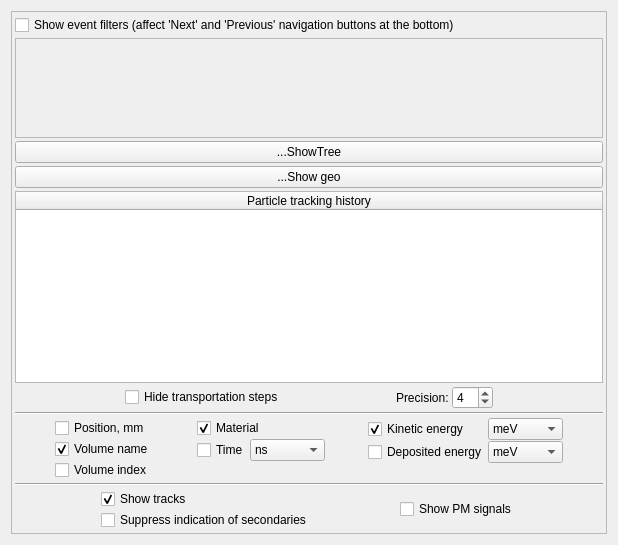
      <widget class="QWidget" name="tabEventViewer">
       <attribute name="title">
        <string>Event viewer</string>
       </attribute>
       <layout class="QVBoxLayout" name="verticalLayout_34">
        <item>
         <widget class="QFrame" name="frame_3">
          <property name="frameShape">
           <enum>QFrame::StyledPanel</enum>
          </property>
          <property name="frameShadow">
           <enum>QFrame::Raised</enum>
          </property>
          <layout class="QVBoxLayout" name="verticalLayout_10">
           <property name="spacing">
            <number>3</number>
           </property>
           <property name="leftMargin">
            <number>3</number>
           </property>
           <property name="topMargin">
            <number>3</number>
           </property>
           <property name="rightMargin">
            <number>3</number>
           </property>
           <property name="bottomMargin">
            <number>3</number>
           </property>
           <item>
            <widget class="QCheckBox" name="checkBox">
             <property name="text">
              <string>Show event filters (affect 'Next' and 'Previous' navigation buttons at the bottom)</string>
             </property>
            </widget>
           </item>
           <item>
            <widget class="QFrame" name="frEventFilters">
             <property name="minimumSize">
              <size>
               <width>0</width>
               <height>100</height>
              </size>
             </property>
             <property name="frameShape">
              <enum>QFrame::StyledPanel</enum>
             </property>
             <property name="frameShadow">
              <enum>QFrame::Raised</enum>
             </property>
            </widget>
           </item>
           <item>
            <widget class="QPushButton" name="pbEventView_ShowTree">
             <property name="text">
              <string>...ShowTree</string>
             </property>
            </widget>
           </item>
           <item>
            <widget class="QPushButton" name="pbEVgeo">
             <property name="text">
              <string>...Show geo</string>
             </property>
            </widget>
           </item>
           <item>
            <widget class="QTreeWidget" name="trwEventView">
             <column>
              <property name="text">
               <string>Particle tracking history</string>
              </property>
              <property name="textAlignment">
               <set>AlignCenter</set>
              </property>
             </column>
            </widget>
           </item>
           <item>
            <layout class="QHBoxLayout" name="horizontalLayout_28">
             <item>
              <spacer name="horizontalSpacer_35">
               <property name="orientation">
                <enum>Qt::Horizontal</enum>
               </property>
               <property name="sizeHint" stdset="0">
                <size>
                 <width>40</width>
                 <height>20</height>
                </size>
               </property>
              </spacer>
             </item>
             <item>
              <widget class="QCheckBox" name="cbEVhideTrans">
               <property name="text">
                <string>Hide transportation steps</string>
               </property>
              </widget>
             </item>
             <item>
              <spacer name="horizontalSpacer_34">
               <property name="orientation">
                <enum>Qt::Horizontal</enum>
               </property>
               <property name="sizeHint" stdset="0">
                <size>
                 <width>40</width>
                 <height>20</height>
                </size>
               </property>
              </spacer>
             </item>
             <item>
              <widget class="QLabel" name="label_27">
               <property name="text">
                <string>Precision:</string>
               </property>
              </widget>
             </item>
             <item>
              <widget class="QSpinBox" name="sbEVprecision">
               <property name="maximum">
                <number>15</number>
               </property>
               <property name="value">
                <number>4</number>
               </property>
              </widget>
             </item>
             <item>
              <spacer name="horizontalSpacer_33">
               <property name="orientation">
                <enum>Qt::Horizontal</enum>
               </property>
               <property name="sizeHint" stdset="0">
                <size>
                 <width>40</width>
                 <height>20</height>
                </size>
               </property>
              </spacer>
             </item>
            </layout>
           </item>
           <item>
            <widget class="Line" name="line">
             <property name="orientation">
              <enum>Qt::Horizontal</enum>
             </property>
            </widget>
           </item>
           <item>
            <layout class="QHBoxLayout" name="horizontalLayout_13">
             <item>
              <spacer name="horizontalSpacer_31">
               <property name="orientation">
                <enum>Qt::Horizontal</enum>
               </property>
               <property name="sizeHint" stdset="0">
                <size>
                 <width>40</width>
                 <height>20</height>
                </size>
               </property>
              </spacer>
             </item>
             <item>
              <layout class="QVBoxLayout" name="verticalLayout_7">
               <property name="spacing">
                <number>1</number>
               </property>
               <item>
                <widget class="QCheckBox" name="cbEVpos">
                 <property name="text">
                  <string>Position, mm</string>
                 </property>
                </widget>
               </item>
               <item>
                <widget class="QCheckBox" name="cbEVvol">
                 <property name="text">
                  <string>Volume name</string>
                 </property>
                 <property name="checked">
                  <bool>true</bool>
                 </property>
                </widget>
               </item>
               <item>
                <widget class="QCheckBox" name="cbEVvi">
                 <property name="text">
                  <string>Volume index</string>
                 </property>
                </widget>
               </item>
              </layout>
             </item>
             <item>
              <spacer name="horizontalSpacer_5">
               <property name="orientation">
                <enum>Qt::Horizontal</enum>
               </property>
               <property name="sizeHint" stdset="0">
                <size>
                 <width>40</width>
                 <height>20</height>
                </size>
               </property>
              </spacer>
             </item>
             <item>
              <layout class="QVBoxLayout" name="verticalLayout_8">
               <property name="spacing">
                <number>1</number>
               </property>
               <item>
                <widget class="QCheckBox" name="cbEVmat">
                 <property name="text">
                  <string>Material</string>
                 </property>
                 <property name="checked">
                  <bool>true</bool>
                 </property>
                </widget>
               </item>
               <item>
                <layout class="QHBoxLayout" name="horizontalLayout_10">
                 <item>
                  <widget class="QCheckBox" name="cbEVtime">
                   <property name="text">
                    <string>Time</string>
                   </property>
                  </widget>
                 </item>
                 <item>
                  <widget class="QComboBox" name="cobEVtime">
                   <property name="minimumSize">
                    <size>
                     <width>75</width>
                     <height>0</height>
                    </size>
                   </property>
                   <property name="maximumSize">
                    <size>
                     <width>75</width>
                     <height>16777215</height>
                    </size>
                   </property>
                   <item>
                    <property name="text">
                     <string>ns</string>
                    </property>
                   </item>
                   <item>
                    <property name="text">
                     <string>us</string>
                    </property>
                   </item>
                   <item>
                    <property name="text">
                     <string>ms</string>
                    </property>
                   </item>
                  </widget>
                 </item>
                </layout>
               </item>
               <item>
                <widget class="QLabel" name="label_8">
                 <property name="text">
                  <string> </string>
                 </property>
                </widget>
               </item>
              </layout>
             </item>
             <item>
              <spacer name="horizontalSpacer_30">
               <property name="orientation">
                <enum>Qt::Horizontal</enum>
               </property>
               <property name="sizeHint" stdset="0">
                <size>
                 <width>40</width>
                 <height>20</height>
                </size>
               </property>
              </spacer>
             </item>
             <item>
              <layout class="QVBoxLayout" name="verticalLayout_9">
               <property name="spacing">
                <number>1</number>
               </property>
               <item>
                <layout class="QHBoxLayout" name="horizontalLayout_11">
                 <item>
                  <widget class="QCheckBox" name="cbEVkin">
                   <property name="text">
                    <string>Kinetic energy</string>
                   </property>
                   <property name="checked">
                    <bool>true</bool>
                   </property>
                  </widget>
                 </item>
                 <item>
                  <widget class="QComboBox" name="cobEVkin">
                   <property name="minimumSize">
                    <size>
                     <width>75</width>
                     <height>0</height>
                    </size>
                   </property>
                   <property name="maximumSize">
                    <size>
                     <width>75</width>
                     <height>16777215</height>
                    </size>
                   </property>
                   <item>
                    <property name="text">
                     <string>meV</string>
                    </property>
                   </item>
                   <item>
                    <property name="text">
                     <string>keV</string>
                    </property>
                   </item>
                   <item>
                    <property name="text">
                     <string>MeV</string>
                    </property>
                   </item>
                  </widget>
                 </item>
                </layout>
               </item>
               <item>
                <layout class="QHBoxLayout" name="horizontalLayout_12">
                 <item>
                  <widget class="QCheckBox" name="cbEVdepo">
                   <property name="text">
                    <string>Deposited energy</string>
                   </property>
                  </widget>
                 </item>
                 <item>
                  <widget class="QComboBox" name="cobEVdepo">
                   <property name="minimumSize">
                    <size>
                     <width>75</width>
                     <height>0</height>
                    </size>
                   </property>
                   <property name="maximumSize">
                    <size>
                     <width>75</width>
                     <height>16777215</height>
                    </size>
                   </property>
                   <item>
                    <property name="text">
                     <string>meV</string>
                    </property>
                   </item>
                   <item>
                    <property name="text">
                     <string>keV</string>
                    </property>
                   </item>
                   <item>
                    <property name="text">
                     <string>MeV</string>
                    </property>
                   </item>
                  </widget>
                 </item>
                </layout>
               </item>
               <item>
                <widget class="QLabel" name="label_26">
                 <property name="text">
                  <string> </string>
                 </property>
                </widget>
               </item>
              </layout>
             </item>
             <item>
              <spacer name="horizontalSpacer_32">
               <property name="orientation">
                <enum>Qt::Horizontal</enum>
               </property>
               <property name="sizeHint" stdset="0">
                <size>
                 <width>40</width>
                 <height>20</height>
                </size>
               </property>
              </spacer>
             </item>
            </layout>
           </item>
           <item>
            <widget class="Line" name="line_5">
             <property name="orientation">
              <enum>Qt::Horizontal</enum>
             </property>
            </widget>
           </item>
           <item>
            <layout class="QHBoxLayout" name="horizontalLayout_29">
             <item>
              <spacer name="horizontalSpacer_37">
               <property name="orientation">
                <enum>Qt::Horizontal</enum>
               </property>
               <property name="sizeHint" stdset="0">
                <size>
                 <width>40</width>
                 <height>20</height>
                </size>
               </property>
              </spacer>
             </item>
             <item>
              <layout class="QVBoxLayout" name="verticalLayout_32">
               <property name="spacing">
                <number>1</number>
               </property>
               <item>
                <widget class="QCheckBox" name="cbEVtracks">
                 <property name="text">
                  <string>Show tracks</string>
                 </property>
                 <property name="checked">
                  <bool>true</bool>
                 </property>
                </widget>
               </item>
               <item>
                <widget class="QCheckBox" name="cbEVsupressSec">
                 <property name="text">
                  <string>Suppress indication of secondaries</string>
                 </property>
                </widget>
               </item>
              </layout>
             </item>
             <item>
              <spacer name="horizontalSpacer_38">
               <property name="orientation">
                <enum>Qt::Horizontal</enum>
               </property>
               <property name="sizeHint" stdset="0">
                <size>
                 <width>40</width>
                 <height>20</height>
                </size>
               </property>
              </spacer>
             </item>
             <item>
              <layout class="QVBoxLayout" name="verticalLayout_33">
               <property name="spacing">
                <number>1</number>
               </property>
               <item>
                <widget class="QCheckBox" name="cbEVpmSig">
                 <property name="text">
                  <string>Show PM signals</string>
                 </property>
                </widget>
               </item>
              </layout>
             </item>
             <item>
              <spacer name="horizontalSpacer_36">
               <property name="orientation">
                <enum>Qt::Horizontal</enum>
               </property>
               <property name="sizeHint" stdset="0">
                <size>
                 <width>40</width>
                 <height>20</height>
                </size>
               </property>
              </spacer>
             </item>
            </layout>
           </item>
          </layout>
         </widget>
        </item>
       </layout>
      </widget>
